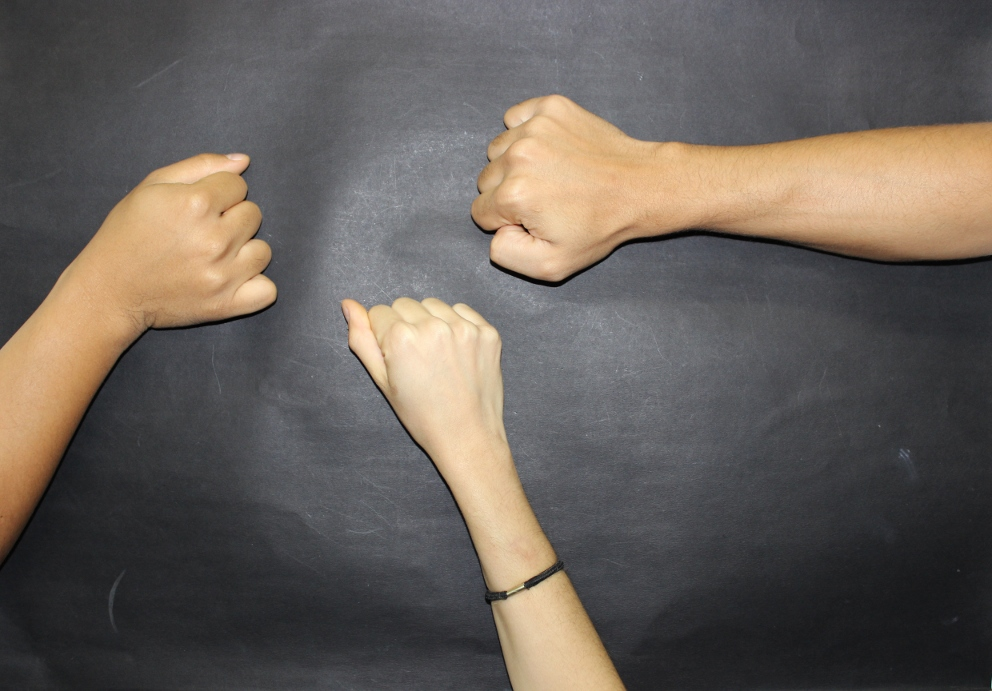
#> input picture data/skin-training.jpg, 992 x 691 px
$ jupyter execute --allow-errors 07._Scikit-learn.ipynb   (shell and % lines are left out)   (Python 2 division)   (older library calls are emulated)
#> lines starting #> are read from the running program, lines starting #| are printed output that depends on the picture; after the words box and inside, x2 and y2 are one past the last pixel; in counts of white or black regions, pixels touching at a corner belong together
# Scikit-learn

[cell 1]
import cv2

import numpy as np
from matplotlib import pyplot as plt
import seaborn as sns
sns.set_style("dark")

- **Machine Learning** (ML) is important for computer vision
    - Learning
    - Inference
- **Scikit-learn** is a module for machine learning algorithms
    - Supervised learning
    - Unsupervised learning
    - Dimensionality reduction
    - Parameter selection
    - Cross-validation
- Development leadership by researchers at INRIA, France

The computer vision field relies strongly on machine learning methods and Bayesian inference. Machine learning provides the learning and inference tools for fitting and predicting the world state from images in several vision problems. The [scikit-learn toolbox](http://jmlr.org/papers/v12/pedregosa11a.html) (or sklearn) is a machine learning package built on the SciPy Stack, developed by an international community of practitioners under the leadership of a team of researchers in INRIA, France. It provides tools for regression, classification, clustering, dimensionality reduction, parameter selection and cross-validation. Gaussian mixture models, decision trees, support vector machines, and Gaussian processes are a few examples of the methods available to date.

## Fit/Predict

- Scikit-learn's objects implements a **fit/predict interface**
- `fit`
    - learning step (supervised or unsupervised)
- `predict`
    - regression or classification
- The learned **model** can be **stored** using Python’s built-in persistence model, `pickle`

Sklearn is able to evaluate an estimator’s performance and parameters by cross-validation,
optionally distributing the computation to several computer cores if necessary. The sklearn module implements machine learning algorithms as objects that provide a fit/predict interface. The fit method performs learning (supervised or unsupervised, according to the algorithm). The predict method performs regression or classification. The learned model can be saved for further usage by pickle, the Python’s built-in persistence model.

## Supervised learning in Sklearn

- Nearest Neighbors
- Support Vector Machines (SVM)
    - Linear Support
    - Radial Basis Function (RGB) kernel SVM
- Decision Trees
- Ensemble
    - Random Forests
    - AdaBoost
- Linear Discriminant Analysis
- Gaussian Processes

## Unsupervised learning in Sklearn

- Gaussian mixture models
- Clustering
    - Affinity propagation
    - Mean-shift
    - Spectral clustering
    - Hierarchical clustering
    - DBSCAN
- Neural Networks (unsupervised)
    - Restricted Boltzmann machines

This tutorial will not provide a full view of all methods available in sklearn. Instead, the basic usage will be illustrated by three examples on Naïve Bayes classification, mean-shift clustering and Gaussian Mixture models. For a broad and in-depth view on this module, the reader is referred to the [sklearn on-line documentation](http://scikit-learn.org/stable/documentation.html), what is rich in descriptions, tutorials and code examples. Readers interest in machine learning and its applications in vision should refer to [Bishop's](http://research.microsoft.com/en-us/um/people/cmbishop/prml/) and [Prince's](http://www.computervisionmodels.com/) books.

## Example 6 - Skin detection using Naïve Bayes

In this example, Naïve Bayes classification is employed to detect pixels corresponding to human skin in images, based just in the pixel’s color measurements.

### Training data

- A $M \times N \times 3$ array, **color a image in CIE Lab space**
- A $M \times N$ **binary mask** representing reference classification
    - Supervised learning
- L channel is discarded, avoiding lightness influence on skin detection

Let training be a $M \times N \times 3$ array representing a color training image in the CIE Lab color space, and mask a $M \times N$ binary array representing the manual classification skin/non-skin. The Gaussian fitting for Naïve Bayes classification will just use the chromaticity data (channels 1 and 2), avoiding lightness to influence on skin detection.

[cell 2]
training_bgr = cv2.imread('data/skin-training.jpg')
#> training_bgr is the input picture: shape (691, 992, 3); mean B, G, R 89.5, 95.4, 102.8
training_rgb = cv2.cvtColor(training_bgr, cv2.COLOR_BGR2RGB)
training = cv2.cvtColor(training_bgr, cv2.COLOR_BGR2LAB)
#> training: shape (691, 992, 3); mean of channels 0, 1, 2 102.4, 130.2, 131.9
M, N, _ = training.shape
#> M = 691; N = 992

- The training image provides skin samples on a dark background
- Thresholding is employed to produce the binary mask

[cell 3]
mask = np.zeros((M,N))
mask[training[:,:,0] > 160] = 1

[cell 4]
plt.subplot(1,2,1)
plt.imshow(training_rgb)
plt.subplot(1,2,2)
plt.imshow(mask, cmap=plt.cm.binary_r)
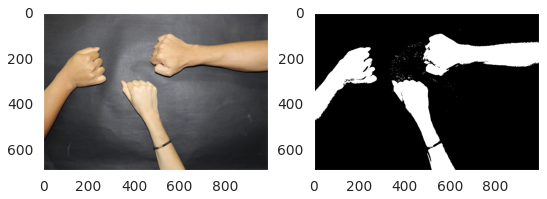
#> figure drawn by matplotlib, 2 panels

- Data is *reshaped* to a $MN$ vectors
- Each vector is 2-d, containing values for *a* anf *b* channels
- *Slicing* used to skip the *L* channel data

The data is composed by $MN$ 2d-vectors, easily extracted from the training image using reshaping and slicing.

[cell 5]
data = training.reshape(M*N, -1)[:,1:]
#> data = 685472 pairs, first value 116 to 158, second value 120 to 167
data
#> Out has the same summary as data

Similarly, the manual classification used in the learning step is represented as a binary $MN$ vector:

[cell 6]
target = mask.reshape(M*N)
target

#### Training (fitting)

- Gaussian Naïve Bayes is implemented by the `GaussianNB` object
- It presents a `fit` method for training

Sklearn provides a `naive_bayes` module containing a `GaussianNB` object that implements the supervised learning by the Gaussian Naïve Bayes method. As previously discussed, this object presents a `fit` method that performs the learning step:

[cell 7]
from sklearn.naive_bayes import GaussianNB
gnb = GaussianNB()
gnb.fit(data, target)

#### Classification (prediction)

- Input image is converted to the CIE *Lab* color space
- Array is reshaped and sliced as the training data
- `GaussianNB.predict` is used for classification

Skin detection can be performed converting the input image to the Lab color space, and then reshaping and slicing in the same way as the training image. The predict method of GaussianNB performs the classification. The resulting classification vector can be reshaped to the original image dimensions for visualization.

[cell 8]
test_bgr = cv2.imread('data/thiago.jpg')
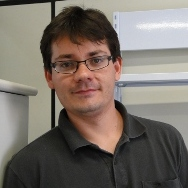
#> input picture data/thiago.jpg, 188 x 188 px
#> test_bgr is the input picture: shape (188, 188, 3); mean B, G, R 103.3, 111.1, 119.9
test_rgb = cv2.cvtColor(test_bgr, cv2.COLOR_BGR2RGB)
test = cv2.cvtColor(test_bgr, cv2.COLOR_BGR2LAB)
#> test: shape (188, 188, 3); mean of channels 0, 1, 2 118, 130.2, 133.7
M_tst, N_tst, _ = test.shape
#> M_tst = 188; N_tst = 188

[cell 9]
data = test.reshape(M_tst * N_tst, -1)[:,1:]
#> data = 35344 pairs, first value 123 to 163, second value 118 to 159
skin_pred = gnb.predict(data)
S = skin_pred.reshape(M_tst, N_tst)
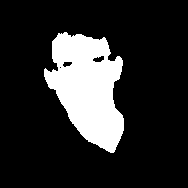
#> S: shape (188, 188) float64; values 0 (black) and 1 (white), 17.3% white; 1 white region, box (x1, y1, x2, y2) and area: (44, 32, 124, 153) 6122

[cell 10]
plt.subplot(1,3,1)
plt.imshow(test_rgb)
plt.subplot(1,3,2)
plt.imshow(S, cmap=plt.cm.binary_r)
plt.subplot(1,3,3)
plt.imshow(test_rgb, alpha=0.6)
plt.imshow(S, cmap=plt.cm.binary_r, alpha=0.4)
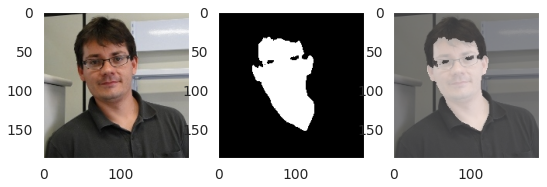
#> figure drawn by matplotlib, 3 panels

## Example 7 - Color segmentation using mean-shift clustering

In this example, the [mean-shift algorithm](http://dx.doi.org/10.1109/34.400568) is employed to perform color segmentation, grouping similar colors together (*color quantization*).

### Mean-shift

- The *feature vectors* are the pixels' **color triplets** in CIE *Lab* color space
- A $M \times N \times$ array is reshaped to $MN$ 3-d vectors

This clustering procedure relies in the Euclidean distance between the feature vectors, in this case the pixels’ color triplets. A perceptually uniform color space is more suitable to this task, once in such a space the Euclidean distances between triplets approximate the human perceptual differences. In this example, the *Lab* space is employed again. A view on the image is produced by reshaping, transforming the $M \times N$ array in a sequence of $M N$ 3-d vectors:

[cell 11]
I = cv2.imread('data/BSD-118035.jpg')
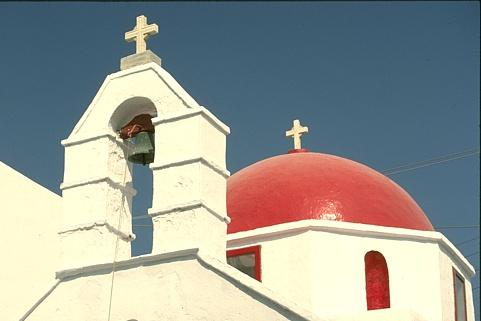
#> input picture data/BSD-118035.jpg, 481 x 321 px
#> I is the input picture: shape (321, 481, 3); mean B, G, R 149.1, 155, 152.3
I_Lab = cv2.cvtColor(I, cv2.COLOR_BGR2LAB)
#> I_Lab: shape (321, 481, 3); mean of channels 0, 1, 2 161.2, 127.4, 130.8
h, w, _ = I_Lab.shape
#> h = 321; w = 481
from sklearn.cluster import MeanShift, estimate_bandwidth
X = I_Lab.reshape(h*w, -1)
X

- Means-shift implementation in sklearn employs a **flat kernel**
- Such a kernel is defined by a **bandwidth** parameter
- Bandwidth can be automatically selected
    - Sampling of inter-pixels color distances
        - Euclidean distance in *Lab* approximates human perception
    - A *quantile* is selected to pick the bandwidth value

The mean-shift implementation in sklearn employs a flat kernel defined by a *bandwidth* parameter. The bandwidth can be automatically selected by sampling the color distances be
tween pixels in the input image and taking an arbitrary quantile selected by the user (larger quantiles generate bandwidths that produce fewer clusters). This procedure is implemented by the `estimate_bandwidth` function. Finally, the `fit` method is employed to perform the unsupervised learning:

[cell 12]
b = estimate_bandwidth(X, quantile=0.1, n_samples=2500)
#> b = 12.3
ms = MeanShift(bandwidth=b, bin_seeding=True)
ms.fit(X)

`bin_seeding=True` initializes the kernel locations to discretized version of points, where points are binned onto a grid whose coarseness corresponds to the bandwidth.

- `ms.labels_` keeps the cluster identification for each pixel
- `ms.cluster_centers_` stores the *cluster centers*
- The color quantization is performed attributing to each pixel the value the assigned cluster center

The `labels_` attribute keeps the cluster attributed to each pixel, and the `cluster_centers_` attribute stores the center value for each cluster. These centers are the quantized colors and will be employed on the visualization:

[cell 13]
S = np.zeros_like(I)
L = ms.labels_.reshape(h, w)
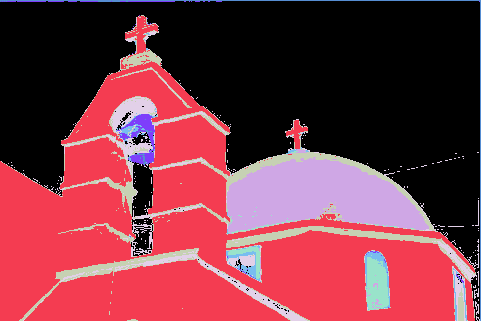
#> L: shape (321, 481) int64; 9 distinct labels, from 0 to 8; one colour per label, 0 black
num_clusters = ms.cluster_centers_.shape[0]
#> num_clusters = 9
print num_clusters
#| 9

for c in range(num_clusters):
    S[L == c] = ms.cluster_centers_[c]
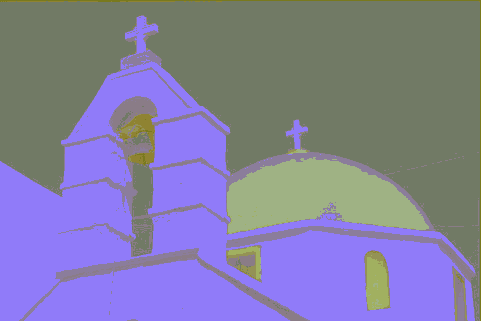
#> S: shape (321, 481, 3); mean of channels 0, 1, 2 159.7, 126.8, 130.1; drawn as B, G, R

[cell 14]
plt.subplot(1,3,1)
plt.imshow(cv2.cvtColor(I, cv2.COLOR_BGR2RGB))
plt.subplot(1,3,2)
plt.imshow(cv2.cvtColor(S, cv2.COLOR_LAB2RGB))

from skimage.color import label2rgb
segments = label2rgb(L)
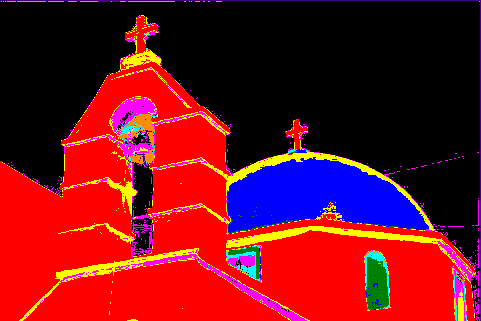
#> segments: shape (321, 481, 3) float64; mean R, G, B 0.451, 0.0618, 0.104
plt.subplot(1,3,3)
plt.imshow(segments)
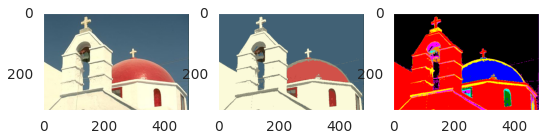
#> figure drawn by matplotlib, 3 panels

In this example, just the pixel color was employed, resulting in color quantization. To perform spatial-color segmentation as [proposed by Comaniciu and Meer](http://dx.doi.org/10.1109/34.1000236), a multivariate kernel is needed. To the date, multivariate kernels are not available in sklearn’s mean-shift implementation.

## Example 8 - Background subtraction using Gaussian mixture models

The background of a video sequence is modeled using mixtures of Gaussians and further employed to classify people and objects as foreground.

Let $V$ be a $MN \times T$ array representing a video sequence composed by $T$ frames. Each frame is a $M \times N$ grayscale image. The background model is composed by M N mixtures of K multivariate Gaussians. [Stauffer and Grimson](http://dx.doi.org/10.1109/CVPR.1999.784637) proposed the use of Gaussian mixtures for background modeling because they are a simple and convenient way to represent multimodal distributions. Scenes in video sequences can present some sort of dynamic background, an issue commonly referred as the ["waving trees" problem](http://dx.doi.org/10.1109/ICCV.1999.791228), and multimodal distributions are a better way to represent this variation.

- Each frame is a $M \times N$ grayscale image
- $V$ is a $MN \times T$ array, $T$ is *time*

#> (a cell that did not finish here is left out)

For each time $t$, insert pixels values in $V$, in the [0..1] interval:

[cell 16]
num_pixels = M * N
#> num_pixels = 685472
#> (the rest of this cell did not finish here and is left out)
